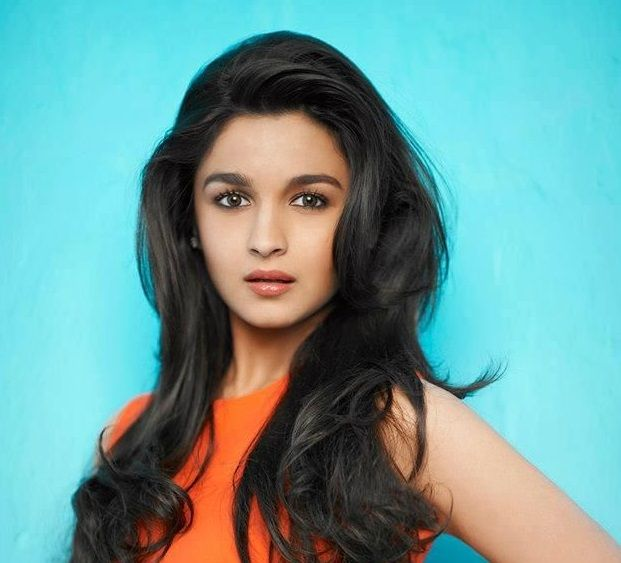
#> input picture visualLog/alia.jpg, 621 x 563 px
$ python visual.py
#> lines starting #> are read from the running program, lines starting #| are printed output that depends on the picture
# pip install visual-logging
from logging import FileHandler
from vlogging import VisualRecord
import logging
import cv2
import numpy as np
import matplotlib.pyplot as plt


logger = logging.getLogger("visual_logging_example")
fh = FileHandler("demo.html", mode="w")

logger.setLevel(logging.DEBUG)
logger.addHandler(fh)

image = cv2.imread('./alia.jpg')
#> image is the input picture: shape (563, 621, 3); mean B, G, R 154.5, 156.5, 108.8
image = cv2.cvtColor(image, cv2.COLOR_BGR2GRAY)
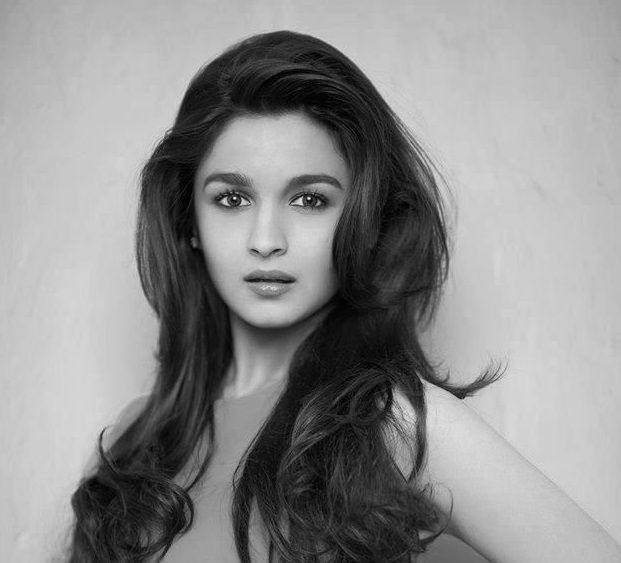
#> image: shape (563, 621); min 0, max 254, mean 142

for s in xrange(3, 11, 2):
    blurred = cv2.GaussianBlur(image, (s, s), 0)
    edged = cv2.Canny(blurred, 75, 200)
#> (the run stopped early here; a loop or call above may not have finished)
